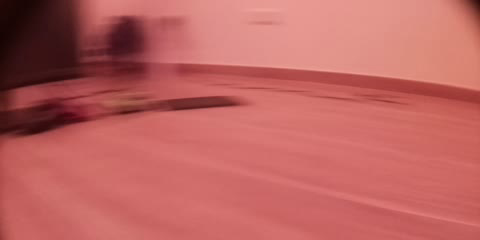
#> input picture frame 1 of Videos/turnaround.avi, 480 x 240 px, given in place of percorsoCam.mp4, which was not available
$ python DataCollection.py   (older library calls are emulated)
#> lines starting #> are read from the running program, lines starting #| are printed output that depends on the picture; pictures that were not available may be replaced by others from this repository, and a replacement may not be noted
### codeAdjusted/utils.py
import cv2
import numpy as np


def thresholding(img):
    img = cv2.GaussianBlur(img,(5,5),cv2.BORDER_DEFAULT)
    imgHsv = cv2.cvtColor(img,cv2.COLOR_BGR2HSV)
    lowerWhite = np.array([0,0,201])
    upperWhite = np.array([179,110,255])
    maskWhite = cv2.inRange(imgHsv,lowerWhite,upperWhite)
    return maskWhite

'''
def thresholding1(img):
    # otsu thresholding
    gray = cv2.cvtColor(img,cv2.COLOR_BGR2GRAY)
    blur = cv2.GaussianBlur(gray,(3,3),cv2.BORDER_DEFAULT)
    _, otsu = cv2.threshold(blur, 0, 255, cv2.THRESH_BINARY+cv2.THRESH_OTSU)
    # removing illumination noise by selecting colors with high lightness value
    img = cv2.GaussianBlur(img,(5,5),cv2.BORDER_DEFAULT)
    imgHls = cv2.cvtColor(img,cv2.COLOR_BGR2HLS)
    lowerWhite = np.array([0,255,0])
    upperWhite = np.array([179,255,255])
    maskWhite = cv2.inRange(imgHls,lowerWhite,upperWhite)
    return otsu - maskWhite
    '''
def warpImg(img,points,w,h,inv = False):
    pts1 = np.float32(points)
    pts2 =  np.float32([[0,0],[w,0],[0,h],[w,h]])
    if inv:
        matrix = cv2.getPerspectiveTransform(pts2,pts1)
    else:
        matrix = cv2.getPerspectiveTransform(pts1,pts2)
    imgWarp = cv2.warpPerspective(img,matrix,(w,h))
    return imgWarp

def nothing(a):
    pass


# [23 lines left out: functions initializeTrackbars, valTrackbars, drawPoints, not called in this run]


def getHistogram(img,display=False,minPer = 0.1,region= 1):
    h, w = img.shape[:2]
    histValues = np.sum(img[-h//region:,:], axis=0)

    maxValue = np.max(histValues)  # FIND THE MAX VALUE
    minValue = minPer*maxValue

    indexArray = np.where(histValues >= minValue)
    basePoint = int(np.average(indexArray))

    if display:
        imgHist = np.zeros((h, w, 3),np.uint8)
        for x, intensity in enumerate(histValues):
        # print(intensity)
            if intensity > minValue:color=(211,211,211)
            else: color=(200,165,200)
            cv2.line(imgHist,(x,h),(x,int(h-(intensity//region//255))),color,1)
            cv2.circle(imgHist,(basePoint,h),20,(255,200,0),cv2.FILLED)
        return basePoint, imgHist

    return basePoint


# [62 lines left out: functions stackImages, imageMatrix, imageArray, stopDetector, distance_to_camera, not called in this run]

### codeAdjusted/RoadModule.py
import cv2
import numpy as np
import utils

# [62 lines left out: functions getLaneCurve, RoadEnded, not called in this run]


def smoothed(dist):
    normalizedDist = dist/240
    n = np.sqrt(np.log10(abs(normalizedDist)/4+1))
    return n * (dist>15) - n * (dist<-15)


# [26 lines that do not run on import are left out]

### codeAdjusted/DataCollection.py
"""
- This module saves images and a log file.
- Images are saved in a folder.
- Folder should be created manually with the name "DataCollected"
- The name of the image and the steering angle is logged
in the log file.
- Call the saveData function to start.
- Call the saveLog function to end.
- If runs independent, will save ten images as a demo.
"""

import pandas as pd, numpy as np
import os, cv2
import utils, RoadModule as Rm

global centerList, distList, smoothDistList, curveAvgList, curveEstList, steeringList
steeringList = []
distList = []
smoothDistList = []
centerList = []
curveList = []
curveAvgList = []
curveEstList = []

#GET CURRENT DIRECTORY PATH
myDirectory = os.path.join(os.getcwd(), 'DataCollected')
# print(myDirectory)

# COUNT CSV files
countFolder = 0
while os.path.exists(os.path.join(myDirectory,f'log_{str(countFolder)}.csv')):
        countFolder += 1

def saveData(img,steering):
    global centerList, distList, smoothDistList, curveAvgList, curveEstList, steeringList

    RoadCenter, dist, smoothDist, curveAvg, curve = takeValues(img)
    centerList.append(RoadCenter)
    distList.append(dist)
    smoothDistList.append(smoothDist)
    curveAvgList.append(curveAvg)
    curveEstList.append(curve)
    steeringList.append(steering)

# SAVE LOG FILE WHEN THE SESSION ENDS
def saveLog():
    global centerList, distList, smoothDistList, curveAvgList, curveEstList, steeringList
    rawData = {
               "RoadCenter": centerList,
                "Distance": distList,
                "Motors' Power": smoothDistList,
                "Curve Average": curveAvgList,
                "Motors' Power 2" : curveEstList,
                'Steering': steeringList,
                }
    df = pd.DataFrame(rawData)
    df.to_csv(os.path.join(myDirectory,f'log_{str(countFolder)}.csv'), index=False, header=True)
    print('Log Saved')
    print('Total Samples:', len(df))


def takeValues(img):
    global curveList
    # Thresholding
    imgThres = utils.thresholding(img)

    # Warping
    (hT, wT), points = (img.shape[:2], np.float32([(106, 111), (480-106, 111),(24 ,223), (480-24, 223)]))
    imgWarp = utils.warpImg(imgThres,points,wT,hT)

    # Finding center of the road
    RoadCenter = utils.getHistogram(imgWarp,display=False,minPer=0.5,region=4)

    imgCenter = 240
    # Distance from the center of the camera
    dist = (RoadCenter - imgCenter)
    smoothDist = Rm.smoothed(dist)

    # Estimate curve method 2
    curveAveragePoint = utils.getHistogram(imgWarp, display=False, minPer=0.9)
    curveRaw = curveAveragePoint - RoadCenter

    # Averaging
    curveList.append(curveRaw)
    if len(curveList)>10:
        curveList.pop(0)
    curve = int(np.mean(curveList))/100
    if curve>1: curve == 1
    if curve<-1: curve == -1


    return RoadCenter, dist, round(smoothDist, 3), curveAveragePoint, curve


if __name__ == '__main__':
    cap = cv2.VideoCapture(r"/Users/alessandrovecchi/Desktop/AI_Lab/computerVision/AI_lab_project/Cars-repo-1/Videos/percorsoCam.mp4")
    # Check if camera opened successfully

    if (cap.isOpened()== False):
        print("Error opening video stream or file")

    for x in range(30):
        _, img = cap.read()
        if _:
            img = img[150:-12] # crop
            img = cv2.resize(img,(480, 240))

            saveData(img, 0.5)
            cv2.waitKey(1)
            cv2.imshow("Image", img)
        else:
            print("Frame not captured properly")
#> this loop made 30 passes
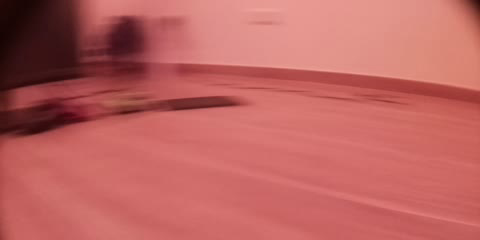
#> input picture frame 1 of Videos/turnaround.avi, 480 x 240 px, given in place of percorsoCam.mp4, which was not available
#> pass 1, `img = img[150:-12]`:
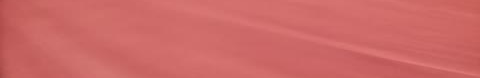
#> img: shape (78, 480, 3); mean B, G, R 103.2, 105.1, 205.3
#> pass 1, `img = cv2.resize(img,(480, 240))`:
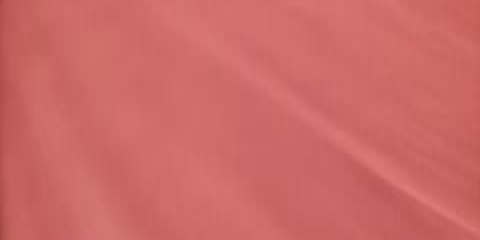
#> img: shape (240, 480, 3); mean B, G, R 103.1, 105, 205.3
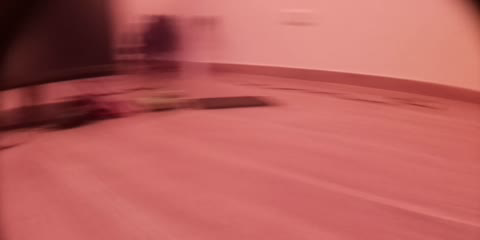
#> input picture frame 2 of Videos/turnaround.avi, 480 x 240 px, given in place of percorsoCam.mp4, which was not available
    saveLog()
#> in saveLog, `df = pd.DataFrame(rawData)`: df = table of 15 rows and 6 columns
#> (the run stopped early here; a loop or call above may not have finished)

$ run again, starting later in the video
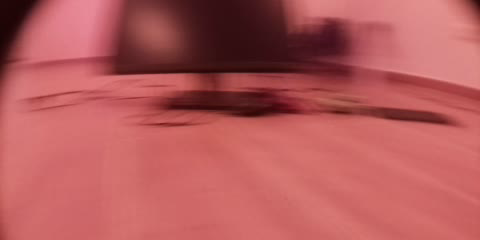
#> input picture frame 7 of Videos/turnaround.avi, 480 x 240 px, given in place of percorsoCam.mp4, which was not available
#> the loop `for x in range(30):` made 30 passes
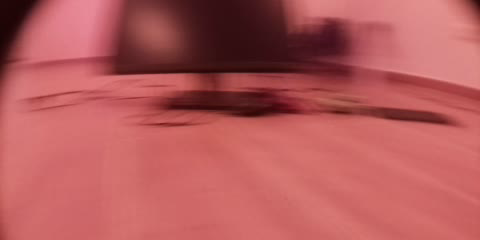
#> input picture frame 7 of Videos/turnaround.avi, 480 x 240 px, given in place of percorsoCam.mp4, which was not available
#> pass 1, `img = cv2.resize(img,(480, 240))`:
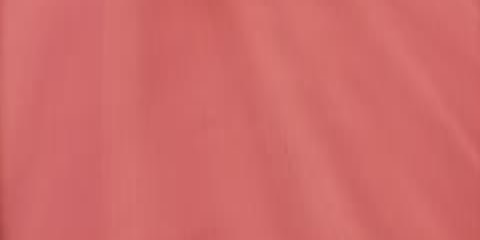
#> img: shape (240, 480, 3); mean B, G, R 105.5, 106.5, 208.2
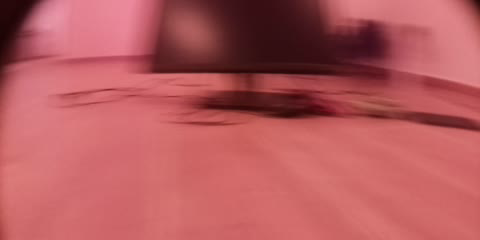
#> input picture frame 8 of Videos/turnaround.avi, 480 x 240 px, given in place of percorsoCam.mp4, which was not available
#> df = table of 9 rows and 6 columns

$ run again, starting later in the video
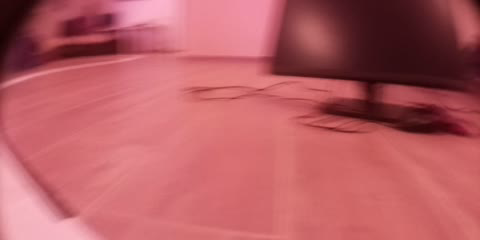
#> input picture frame 12 of Videos/turnaround.avi, 480 x 240 px, given in place of percorsoCam.mp4, which was not available
#> the loop `for x in range(30):` made 30 passes
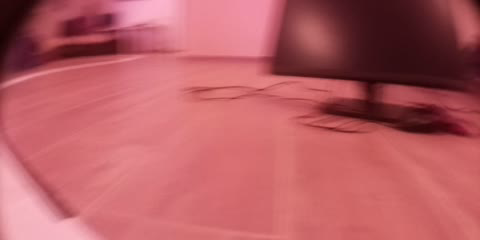
#> input picture frame 12 of Videos/turnaround.avi, 480 x 240 px, given in place of percorsoCam.mp4, which was not available
#> pass 1, `img = cv2.resize(img,(480, 240))`:
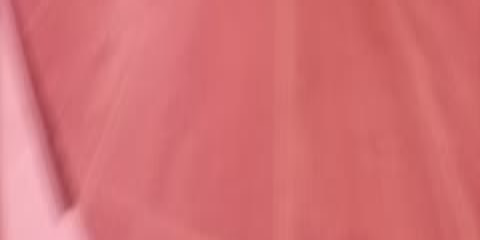
#> img: shape (240, 480, 3); mean B, G, R 116.4, 112.7, 212.8
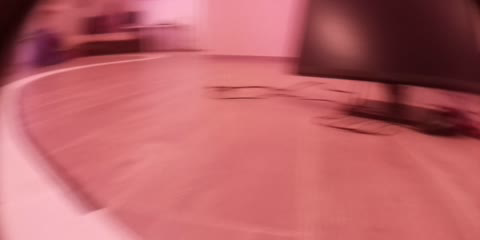
#> input picture frame 13 of Videos/turnaround.avi, 480 x 240 px, given in place of percorsoCam.mp4, which was not available
#> rawData = {'RoadCenter': [18, 45, 67, 90], 'Distance': [-222, -195, -173, -150], "Motors' Power": [-0.301, -0.283, -0.268, -0.251], 'Curve Average': [29, 4, 37, 59], "Motors' Power 2": [0.11, -0.15, -0.2, -0.22], 'Steering': [0.5, 0.5, 0.5, 0.5]}
#> df = table of 4 rows and 6 columns
